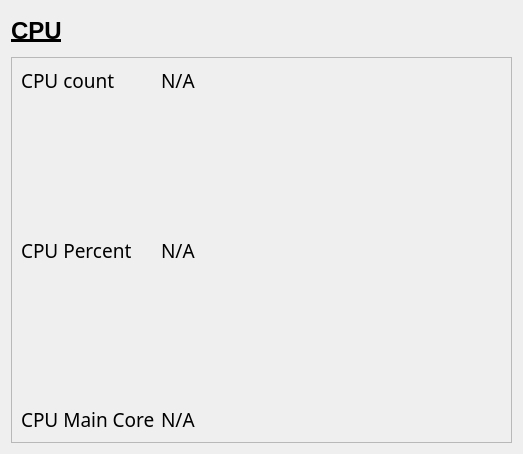
            <widget class="QWidget" name="cpu_and_bat">
             <layout class="QVBoxLayout" name="verticalLayout_3">
              <item>
               <widget class="QLabel" name="label_71">
                <property name="minimumSize">
                 <size>
                  <width>0</width>
                  <height>40</height>
                 </size>
                </property>
                <property name="font">
                 <font>
                  <pointsize>18</pointsize>
                  <weight>75</weight>
                  <bold>true</bold>
                  <underline>true</underline>
                 </font>
                </property>
                <property name="text">
                 <string>CPU</string>
                </property>
               </widget>
              </item>
              <item>
               <widget class="QFrame" name="cpu_info_frame">
                <property name="frameShape">
                 <enum>QFrame::StyledPanel</enum>
                </property>
                <property name="frameShadow">
                 <enum>QFrame::Raised</enum>
                </property>
                <layout class="QGridLayout" name="gridLayout_2">
                 <item row="1" column="1">
                  <widget class="QLabel" name="cpu_per">
                   <property name="sizePolicy">
                    <sizepolicy hsizetype="Preferred" vsizetype="Expanding">
                     <horstretch>0</horstretch>
                     <verstretch>0</verstretch>
                    </sizepolicy>
                   </property>
                   <property name="font">
                    <font>
                     <family>Arial Rounded MT Bold</family>
                     <pointsize>14</pointsize>
                    </font>
                   </property>
                   <property name="text">
                    <string>N/A</string>
                   </property>
                  </widget>
                 </item>
                 <item row="2" column="0">
                  <widget class="QLabel" name="label_11">
                   <property name="sizePolicy">
                    <sizepolicy hsizetype="Preferred" vsizetype="Expanding">
                     <horstretch>0</horstretch>
                     <verstretch>0</verstretch>
                    </sizepolicy>
                   </property>
                   <property name="font">
                    <font>
                     <family>Arial Rounded MT Bold</family>
                     <pointsize>14</pointsize>
                    </font>
                   </property>
                   <property name="text">
                    <string>CPU Main Core</string>
                   </property>
                  </widget>
                 </item>
                 <item row="0" column="0">
                  <widget class="QLabel" name="label_14">
                   <property name="sizePolicy">
                    <sizepolicy hsizetype="Preferred" vsizetype="Expanding">
                     <horstretch>0</horstretch>
                     <verstretch>0</verstretch>
                    </sizepolicy>
                   </property>
                   <property name="font">
                    <font>
                     <family>Arial Rounded MT Bold</family>
                     <pointsize>14</pointsize>
                    </font>
                   </property>
                   <property name="text">
                    <string>CPU count</string>
                   </property>
                  </widget>
                 </item>
                 <item row="0" column="1">
                  <widget class="QLabel" name="cpu_count">
                   <property name="sizePolicy">
                    <sizepolicy hsizetype="Preferred" vsizetype="Expanding">
                     <horstretch>0</horstretch>
                     <verstretch>0</verstretch>
                    </sizepolicy>
                   </property>
                   <property name="font">
                    <font>
                     <family>Arial Rounded MT Bold</family>
                     <pointsize>14</pointsize>
                    </font>
                   </property>
                   <property name="text">
                    <string>N/A</string>
                   </property>
                  </widget>
                 </item>
                 <item row="1" column="0">
                  <widget class="QLabel" name="label_13">
                   <property name="sizePolicy">
                    <sizepolicy hsizetype="Preferred" vsizetype="Expanding">
                     <horstretch>0</horstretch>
                     <verstretch>0</verstretch>
                    </sizepolicy>
                   </property>
                   <property name="font">
                    <font>
                     <family>Arial Rounded MT Bold</family>
                     <pointsize>14</pointsize>
                    </font>
                   </property>
                   <property name="text">
                    <string>CPU Percent</string>
                   </property>
                  </widget>
                 </item>
                 <item row="2" column="1">
                  <widget class="QLabel" name="cpu_main_core">
                   <property name="sizePolicy">
                    <sizepolicy hsizetype="Preferred" vsizetype="Expanding">
                     <horstretch>0</horstretch>
                     <verstretch>0</verstretch>
                    </sizepolicy>
                   </property>
                   <property name="font">
                    <font>
                     <family>Arial Rounded MT Bold</family>
                     <pointsize>14</pointsize>
                    </font>
                   </property>
                   <property name="text">
                    <string>N/A</string>
                   </property>
                  </widget>
                 </item>
                 <item row="1" column="2">
                  <widget class="roundProgressBar" name="cpu_percentage" native="true">
                   <property name="minimumSize">
                    <size>
                     <width>300</width>
                     <height>300</height>
                    </size>
                   </property>
                   <property name="font">
                    <font>
                     <pointsize>17</pointsize>
                    </font>
                   </property>
                  </widget>
                 </item>
                </layout>
               </widget>
              </item>
             </layout>
            </widget>
